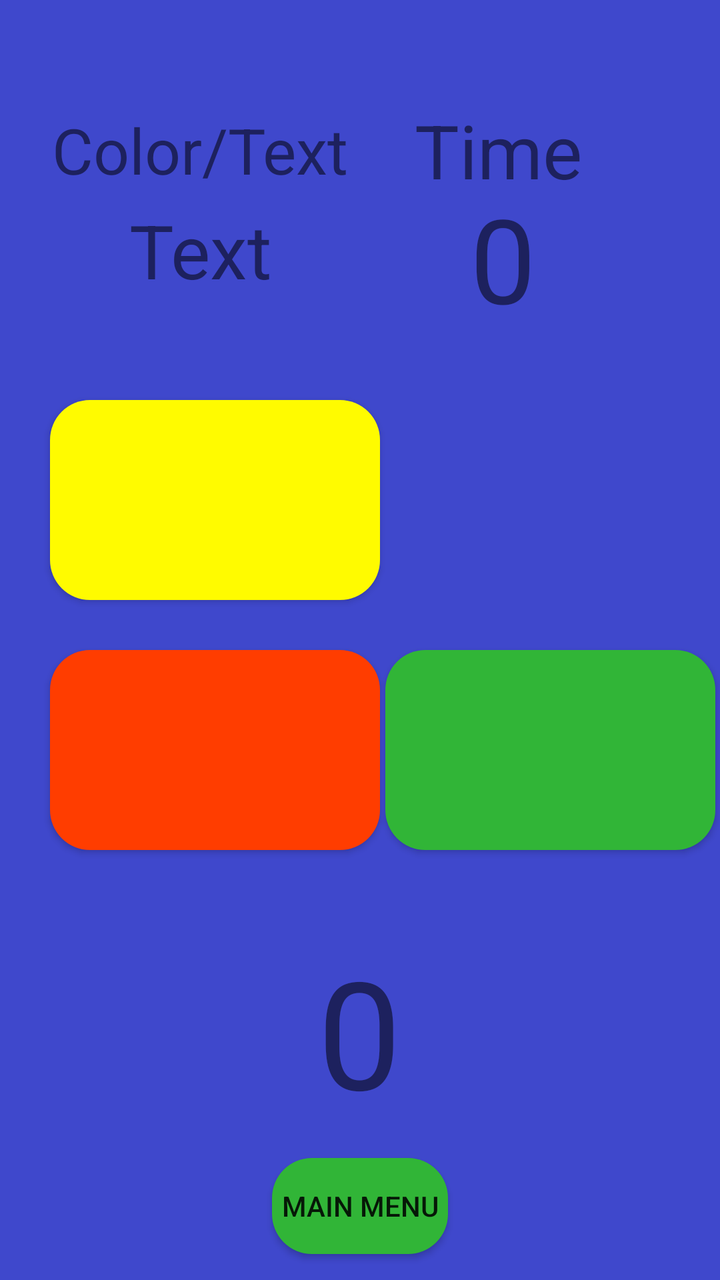
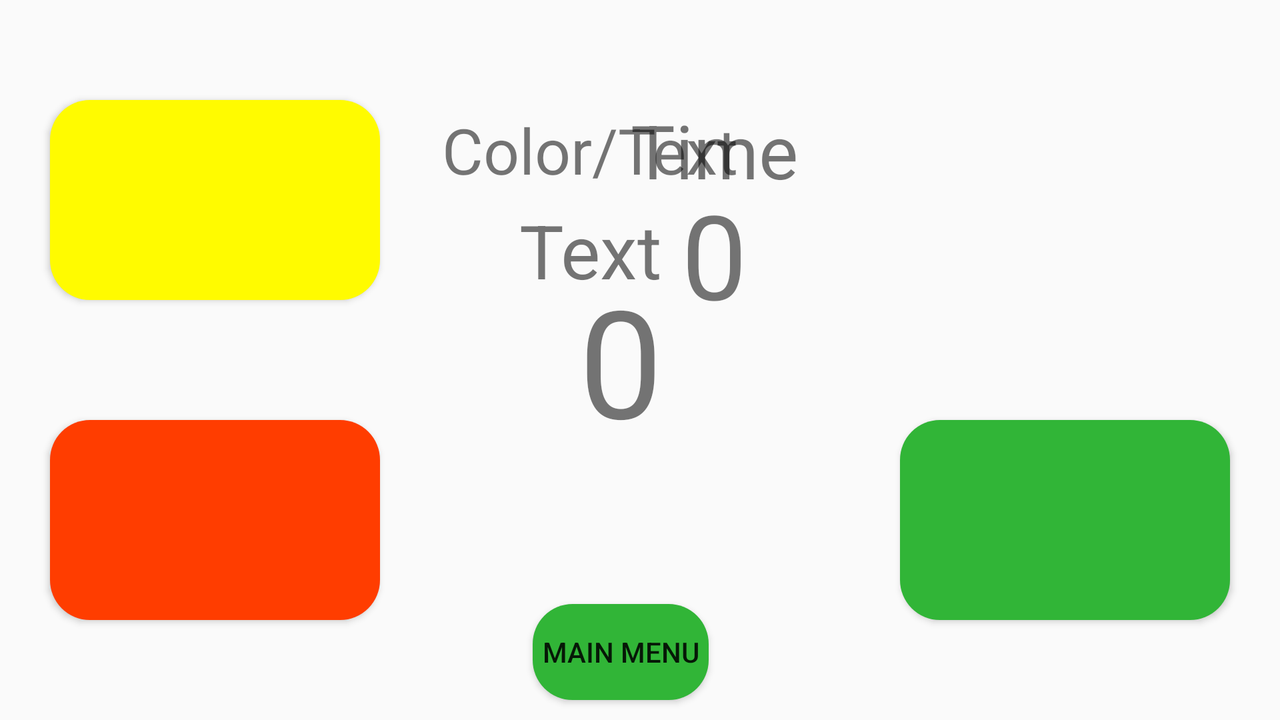

One screen, two layout resources from the same app: the default and the repository's alternative for another configuration. Each is rendered where Android would select it; the XML of both is given below.
<!-- AndroidManifest.xml: application theme Theme.SemestralnaPraca_Skvarna -->
<!-- res/layout/fragment_text_color.xml -->
<?xml version="1.0" encoding="utf-8"?>
<androidx.constraintlayout.widget.ConstraintLayout xmlns:android="http://schemas.android.com/apk/res/android"
    xmlns:app="http://schemas.android.com/apk/res-auto"
    xmlns:tools="http://schemas.android.com/tools"
    android:layout_width="match_parent"
    android:layout_height="match_parent"
    android:background="@drawable/dark_blue">

    <Button
        android:id="@+id/btnYellow"
        android:layout_width="165dp"
        android:layout_height="100dp"
        android:layout_marginStart="25dp"
        android:layout_marginTop="200dp"
        android:background="@drawable/btn_yellow"
        app:layout_constraintStart_toStartOf="parent"
        app:layout_constraintTop_toTopOf="parent"
        tools:ignore="SpeakableTextPresentCheck" />

    <Button
        android:id="@+id/btnBlue"
        android:layout_width="165dp"
        android:layout_height="100dp"
        android:layout_marginTop="200dp"
        android:background="@drawable/btn_blue"
        app:layout_constraintEnd_toEndOf="parent"
        app:layout_constraintStart_toEndOf="@+id/btnRed"
        app:layout_constraintTop_toTopOf="parent"
        tools:ignore="SpeakableTextPresentCheck" />

    <Button
        android:id="@+id/btnRed"
        android:layout_width="165dp"
        android:layout_height="100dp"
        android:layout_marginTop="25dp"
        android:background="@drawable/btn_red"
        app:layout_constraintStart_toStartOf="@+id/btnYellow"
        app:layout_constraintTop_toBottomOf="@+id/btnYellow"
        tools:ignore="SpeakableTextPresentCheck" />

    <Button
        android:id="@+id/btnGreen"
        android:layout_width="165dp"
        android:layout_height="100dp"
        android:layout_marginTop="25dp"
        android:background="@drawable/btn_green"
        app:layout_constraintEnd_toEndOf="parent"
        app:layout_constraintStart_toEndOf="@+id/btnRed"
        app:layout_constraintTop_toBottomOf="@+id/btnBlue"
        tools:ignore="SpeakableTextPresentCheck" />

    <TextView
        android:id="@+id/tvScore"
        android:layout_width="150dp"
        android:layout_height="100dp"
        android:autoSizeTextType="uniform"
        android:gravity="center"
        android:text="@string/_0"
        app:layout_constraintBottom_toBottomOf="parent"
        app:layout_constraintEnd_toEndOf="parent"
        app:layout_constraintHorizontal_bias="0.498"
        app:layout_constraintStart_toStartOf="parent"
        app:layout_constraintTop_toBottomOf="@+id/btnGreen"
        app:layout_constraintVertical_bias="0.353" />

    <Button
        android:id="@+id/btnBackToMenu"
        android:layout_width="wrap_content"
        android:layout_height="wrap_content"
        android:background="@drawable/btn_green"
        android:text="@string/main_menu"
        app:layout_constraintBottom_toBottomOf="parent"
        app:layout_constraintEnd_toEndOf="parent"
        app:layout_constraintStart_toStartOf="parent"
        app:layout_constraintTop_toBottomOf="@+id/tvScore" />

    <TextView
        android:id="@+id/tvMode"
        android:layout_width="150dp"
        android:layout_height="50dp"
        android:layout_marginStart="25dp"
        android:layout_marginTop="50dp"
        android:autoSizeTextType="uniform"
        android:gravity="center"
        android:text="@string/mode"
        app:layout_constraintStart_toStartOf="parent"
        app:layout_constraintTop_toTopOf="parent" />

    <TextView
        android:id="@+id/tvColor"
        android:layout_width="150dp"
        android:layout_height="50dp"
        android:autoSizeTextType="uniform"
        android:gravity="center"
        android:text="@string/text"
        app:layout_constraintStart_toStartOf="@+id/tvMode"
        app:layout_constraintTop_toBottomOf="@+id/tvMode" />

    <TextView
        android:id="@+id/tvSeconds"
        android:layout_width="57dp"
        android:layout_height="78dp"
        android:layout_marginTop="90dp"
        android:layout_marginEnd="80dp"
        android:autoSizeTextType="uniform"
        android:gravity="center"
        android:text="@string/_0"
        app:layout_constraintEnd_toEndOf="parent"
        app:layout_constraintTop_toTopOf="parent" />

    <TextView
        android:id="@+id/tvSecondsTitle"
        android:layout_width="122dp"
        android:layout_height="50dp"
        android:layout_marginEnd="50dp"
        android:autoSizeTextType="uniform"
        android:gravity="center"
        android:text="@string/time"
        app:layout_constraintEnd_toEndOf="parent"
        app:layout_constraintTop_toTopOf="@+id/tvMode" />
</androidx.constraintlayout.widget.ConstraintLayout>
<!-- resources referenced by this layout -->
<resources>
  <!-- drawable btn_blue (drawable) -->
  <?xml version="1.0" encoding="utf-8"?>
  <selector xmlns:android="http://schemas.android.com/apk/res/android">
      <item android:state_pressed="false" android:drawable="@drawable/btn_blue_normal" />
      <item android:state_pressed="true" android:drawable="@drawable/btn_blue_pressed" />
  </selector>
  <!-- drawable btn_green (drawable) -->
  <?xml version="1.0" encoding="utf-8"?>
  <selector xmlns:android="http://schemas.android.com/apk/res/android">
      <item android:state_pressed="false" android:drawable="@drawable/btn_green_normal" />
      <item android:state_pressed="true" android:drawable="@drawable/btn_green_pressed" />
  </selector>
  <!-- drawable btn_red (drawable) -->
  <?xml version="1.0" encoding="utf-8"?>
  <selector xmlns:android="http://schemas.android.com/apk/res/android">
      <item android:state_pressed="false" android:drawable="@drawable/btn_red_normal" />
      <item android:state_pressed="true" android:drawable="@drawable/btn_red_pressed" />
  </selector>
  <!-- drawable btn_yellow (drawable) -->
  <?xml version="1.0" encoding="utf-8"?>
  <selector xmlns:android="http://schemas.android.com/apk/res/android">
      <item android:state_pressed="false" android:drawable="@drawable/btn_yellow_normal" />
      <item android:state_pressed="true" android:drawable="@drawable/btn_yellow_pressed" />
  </selector>
  <!-- drawable dark_blue: jpg bitmap (drawable, 12717 bytes) -->
  <string name="_0">0</string>
  <string name="main_menu">Main menu</string>
  <string name="mode">Color/Text</string>
  <string name="text">Text</string>
  <string name="time">Time</string>
  <style name="Theme.SemestralnaPraca_Skvarna" parent="Theme.AppCompat.Light.NoActionBar">
          
          <item name="colorPrimary">@color/purple_500</item>
          <item name="colorPrimaryVariant">@color/purple_700</item>
          <item name="colorOnPrimary">@color/white</item>
          
          <item name="colorSecondary">@color/teal_200</item>
          <item name="colorSecondaryVariant">@color/teal_700</item>
          <item name="colorOnSecondary">@color/black</item>
          
          <item name="android:statusBarColor">?attr/colorPrimaryVariant</item>
          
      </style>
  <!-- drawable btn_blue_pressed (drawable) -->
  <?xml version="1.0" encoding="utf-8"?>
  <shape xmlns:android="http://schemas.android.com/apk/res/android">
  
      <solid android:color="#0B4675"/>
      <corners android:radius="20dp"/>
  </shape>
  <!-- drawable btn_green_normal (drawable) -->
  <?xml version="1.0" encoding="utf-8"?>
  <shape xmlns:android="http://schemas.android.com/apk/res/android">
  
      <solid android:color="#31B537"/>
      <corners android:radius="20dp"/>
  </shape>
  <!-- drawable btn_green_pressed (drawable) -->
  <?xml version="1.0" encoding="utf-8"?>
  <shape xmlns:android="http://schemas.android.com/apk/res/android">
  
      <solid android:color="#18651B"/>
      <corners android:radius="20dp"/>
  </shape>
  <!-- drawable btn_red_normal (drawable) -->
  <?xml version="1.0" encoding="utf-8"?>
  <shape xmlns:android="http://schemas.android.com/apk/res/android">
  
      <solid android:color="#FF3D00"/>
      <corners android:radius="20dp"/>
  </shape>
  <!-- drawable btn_red_pressed (drawable) -->
  <?xml version="1.0" encoding="utf-8"?>
  <shape xmlns:android="http://schemas.android.com/apk/res/android">
  
      <solid android:color="#972F0F"/>
      <corners android:radius="20dp"/>
  </shape>
  <!-- drawable btn_yellow_normal (drawable) -->
  <?xml version="1.0" encoding="utf-8"?>
  <shape xmlns:android="http://schemas.android.com/apk/res/android">
  
      <solid android:color="#FFFB00"/>
      <corners android:radius="20dp"/>
  </shape>
  <!-- drawable btn_yellow_pressed (drawable) -->
  <?xml version="1.0" encoding="utf-8"?>
  <shape xmlns:android="http://schemas.android.com/apk/res/android">
  
      <solid android:color="#AFAD1D"/>
      <corners android:radius="20dp"/>
  </shape>
</resources>
<!-- res/layout-land/fragment_text_color.xml (the repository's variant of the layout above) -->
<!-- drawn on the phone turned sideways -->
<?xml version="1.0" encoding="utf-8"?>
<androidx.constraintlayout.widget.ConstraintLayout xmlns:android="http://schemas.android.com/apk/res/android"
    xmlns:app="http://schemas.android.com/apk/res-auto"
    xmlns:tools="http://schemas.android.com/tools"
    android:layout_width="match_parent"
    android:layout_height="match_parent">

    <Button
        android:id="@+id/btnYellow"
        android:layout_width="165dp"
        android:layout_height="100dp"
        android:layout_marginStart="25dp"
        android:layout_marginTop="50dp"
        android:background="@drawable/btn_yellow"
        app:layout_constraintStart_toStartOf="parent"
        app:layout_constraintTop_toTopOf="parent"
        tools:ignore="SpeakableTextPresentCheck" />

    <Button
        android:id="@+id/btnBlue"
        android:layout_width="165dp"
        android:layout_height="100dp"
        android:layout_marginTop="50dp"
        android:layout_marginEnd="25dp"
        android:background="@drawable/btn_blue"
        app:layout_constraintEnd_toEndOf="parent"
        app:layout_constraintTop_toTopOf="parent"
        tools:ignore="SpeakableTextPresentCheck" />

    <Button
        android:id="@+id/btnRed"
        android:layout_width="165dp"
        android:layout_height="100dp"
        android:layout_marginBottom="50dp"
        android:background="@drawable/btn_red"
        app:layout_constraintBottom_toBottomOf="parent"
        app:layout_constraintStart_toStartOf="@+id/btnYellow"
        tools:ignore="SpeakableTextPresentCheck" />

    <Button
        android:id="@+id/btnGreen"
        android:layout_width="165dp"
        android:layout_height="100dp"
        android:layout_marginBottom="50dp"
        android:background="@drawable/btn_green"
        app:layout_constraintBottom_toBottomOf="parent"
        app:layout_constraintStart_toStartOf="@+id/btnBlue"
        tools:ignore="SpeakableTextPresentCheck" />

    <TextView
        android:id="@+id/tvScore"
        android:layout_width="150dp"
        android:layout_height="100dp"
        android:autoSizeTextType="uniform"
        android:gravity="center"
        android:text="@string/_0"
        app:layout_constraintBottom_toBottomOf="parent"
        app:layout_constraintEnd_toEndOf="parent"
        app:layout_constraintHorizontal_bias="0.48"
        app:layout_constraintStart_toStartOf="parent"
        app:layout_constraintTop_toTopOf="parent" />

    <Button
        android:id="@+id/btnBackToMenu"
        android:layout_width="wrap_content"
        android:layout_height="wrap_content"
        android:layout_marginBottom="10dp"
        android:background="@drawable/btn_green"
        android:text="@string/main_menu"
        app:layout_constraintBottom_toBottomOf="parent"
        app:layout_constraintEnd_toEndOf="@+id/tvScore"
        app:layout_constraintStart_toStartOf="@+id/tvScore" />

    <TextView
        android:id="@+id/tvMode"
        android:layout_width="150dp"
        android:layout_height="50dp"
        android:layout_marginStart="220dp"
        android:autoSizeTextType="uniform"
        android:gravity="center"
        android:text="@string/mode"
        app:layout_constraintStart_toStartOf="parent"
        app:layout_constraintTop_toTopOf="@+id/btnYellow" />

    <TextView
        android:id="@+id/tvColor"
        android:layout_width="150dp"
        android:layout_height="50dp"
        android:autoSizeTextType="uniform"
        android:gravity="center"
        android:text="@string/text"
        app:layout_constraintStart_toStartOf="@+id/tvMode"
        app:layout_constraintTop_toBottomOf="@+id/tvMode" />

    <TextView
        android:id="@+id/tvSeconds"
        android:layout_width="57dp"
        android:layout_height="78dp"
        android:layout_marginTop="88dp"
        android:autoSizeTextType="uniform"
        android:gravity="center"
        android:text="0"
        app:layout_constraintEnd_toEndOf="@+id/tvSecondsTitle"
        app:layout_constraintStart_toStartOf="@+id/tvSecondsTitle"
        app:layout_constraintTop_toTopOf="parent" />

    <TextView
        android:id="@+id/tvSecondsTitle"
        android:layout_width="150dp"
        android:layout_height="50dp"
        android:layout_marginEnd="208dp"
        android:autoSizeTextType="uniform"
        android:gravity="center"
        android:text="@string/time"
        app:layout_constraintEnd_toEndOf="parent"
        app:layout_constraintTop_toTopOf="@+id/tvMode" />
</androidx.constraintlayout.widget.ConstraintLayout>
<!-- resources referenced by the variant -->
<!-- as the phone turned sideways resolves them -->
<resources>
  <!-- drawable btn_blue (drawable) -->
  <?xml version="1.0" encoding="utf-8"?>
  <selector xmlns:android="http://schemas.android.com/apk/res/android">
      <item android:state_pressed="false" android:drawable="@drawable/btn_blue_normal" />
      <item android:state_pressed="true" android:drawable="@drawable/btn_blue_pressed" />
  </selector>
  <!-- drawable btn_green (drawable) -->
  <?xml version="1.0" encoding="utf-8"?>
  <selector xmlns:android="http://schemas.android.com/apk/res/android">
      <item android:state_pressed="false" android:drawable="@drawable/btn_green_normal" />
      <item android:state_pressed="true" android:drawable="@drawable/btn_green_pressed" />
  </selector>
  <!-- drawable btn_red (drawable) -->
  <?xml version="1.0" encoding="utf-8"?>
  <selector xmlns:android="http://schemas.android.com/apk/res/android">
      <item android:state_pressed="false" android:drawable="@drawable/btn_red_normal" />
      <item android:state_pressed="true" android:drawable="@drawable/btn_red_pressed" />
  </selector>
  <!-- drawable btn_yellow (drawable) -->
  <?xml version="1.0" encoding="utf-8"?>
  <selector xmlns:android="http://schemas.android.com/apk/res/android">
      <item android:state_pressed="false" android:drawable="@drawable/btn_yellow_normal" />
      <item android:state_pressed="true" android:drawable="@drawable/btn_yellow_pressed" />
  </selector>
  <string name="_0">0</string>
  <string name="main_menu">Main menu</string>
  <string name="mode">Color/Text</string>
  <string name="text">Text</string>
  <string name="time">Time</string>
  <style name="Theme.SemestralnaPraca_Skvarna" parent="Theme.AppCompat.Light.NoActionBar">
          
          <item name="colorPrimary">@color/purple_500</item>
          <item name="colorPrimaryVariant">@color/purple_700</item>
          <item name="colorOnPrimary">@color/white</item>
          
          <item name="colorSecondary">@color/teal_200</item>
          <item name="colorSecondaryVariant">@color/teal_700</item>
          <item name="colorOnSecondary">@color/black</item>
          
          <item name="android:statusBarColor">?attr/colorPrimaryVariant</item>
          
      </style>
  <!-- drawable btn_blue_pressed (drawable) -->
  <?xml version="1.0" encoding="utf-8"?>
  <shape xmlns:android="http://schemas.android.com/apk/res/android">
  
      <solid android:color="#0B4675"/>
      <corners android:radius="20dp"/>
  </shape>
  <!-- drawable btn_green_normal (drawable) -->
  <?xml version="1.0" encoding="utf-8"?>
  <shape xmlns:android="http://schemas.android.com/apk/res/android">
  
      <solid android:color="#31B537"/>
      <corners android:radius="20dp"/>
  </shape>
  <!-- drawable btn_green_pressed (drawable) -->
  <?xml version="1.0" encoding="utf-8"?>
  <shape xmlns:android="http://schemas.android.com/apk/res/android">
  
      <solid android:color="#18651B"/>
      <corners android:radius="20dp"/>
  </shape>
  <!-- drawable btn_red_normal (drawable) -->
  <?xml version="1.0" encoding="utf-8"?>
  <shape xmlns:android="http://schemas.android.com/apk/res/android">
  
      <solid android:color="#FF3D00"/>
      <corners android:radius="20dp"/>
  </shape>
  <!-- drawable btn_red_pressed (drawable) -->
  <?xml version="1.0" encoding="utf-8"?>
  <shape xmlns:android="http://schemas.android.com/apk/res/android">
  
      <solid android:color="#972F0F"/>
      <corners android:radius="20dp"/>
  </shape>
  <!-- drawable btn_yellow_normal (drawable) -->
  <?xml version="1.0" encoding="utf-8"?>
  <shape xmlns:android="http://schemas.android.com/apk/res/android">
  
      <solid android:color="#FFFB00"/>
      <corners android:radius="20dp"/>
  </shape>
  <!-- drawable btn_yellow_pressed (drawable) -->
  <?xml version="1.0" encoding="utf-8"?>
  <shape xmlns:android="http://schemas.android.com/apk/res/android">
  
      <solid android:color="#AFAD1D"/>
      <corners android:radius="20dp"/>
  </shape>
</resources>
